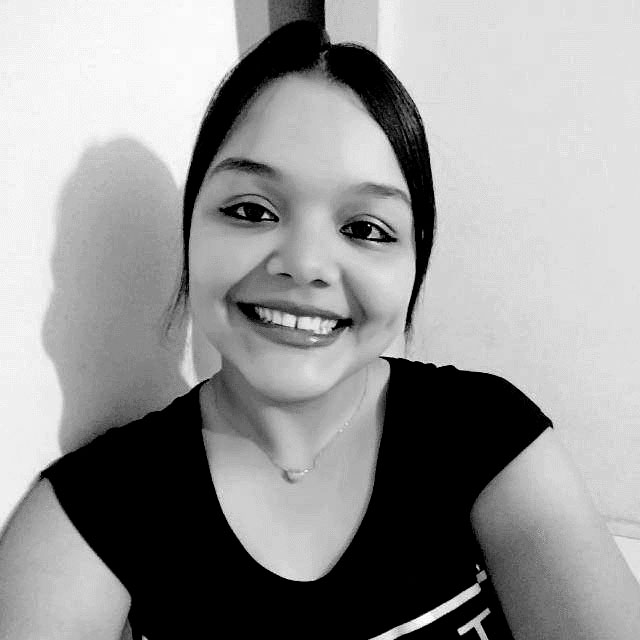
#> input picture img/ingrid.jpg, 640 x 640 px
$ python pb_gaussian.py
#> lines starting #> are read from the running program, lines starting #| are printed output that depends on the picture
import cv2
from matplotlib import pyplot as plt

# Carregar Imagem
img = cv2.imread('img/ingrid.jpg')
#> img is the input picture: shape (640, 640, 3); min 0, max 255, mean 149.8

# Aplicando Filtro Gaussiano
dst = cv2.GaussianBlur(img,(51,51),0)
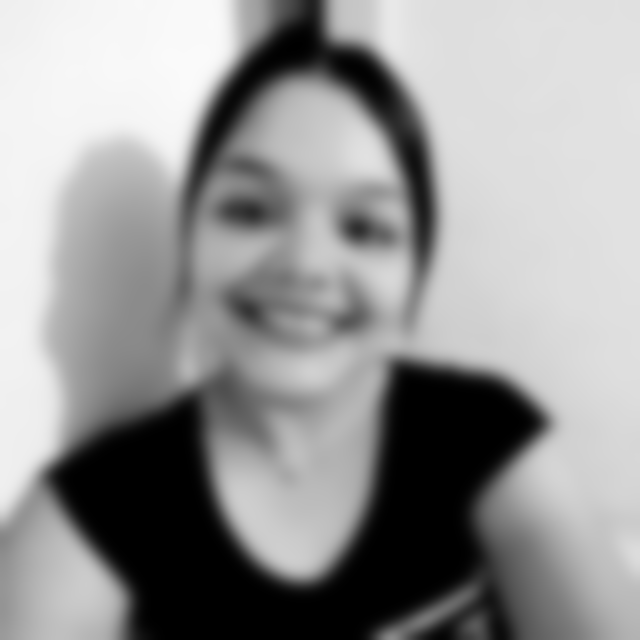
#> dst: shape (640, 640, 3); min 0, max 250, mean 149.8

# Gerar a imagem original + imagem desfocada
plt.subplot(121),plt.imshow(img),plt.title('Original')
plt.xticks([]), plt.yticks([])
plt.subplot(122),plt.imshow(dst),plt.title('Desfoque Gaussiano')
plt.xticks([]), plt.yticks([])
plt.show()
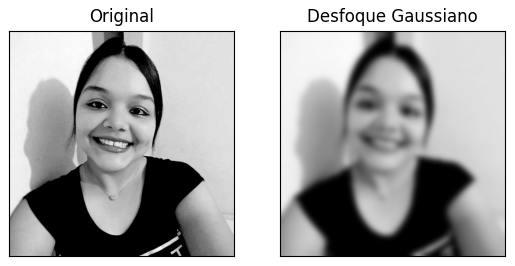
#> figure drawn by matplotlib, 2 panels
